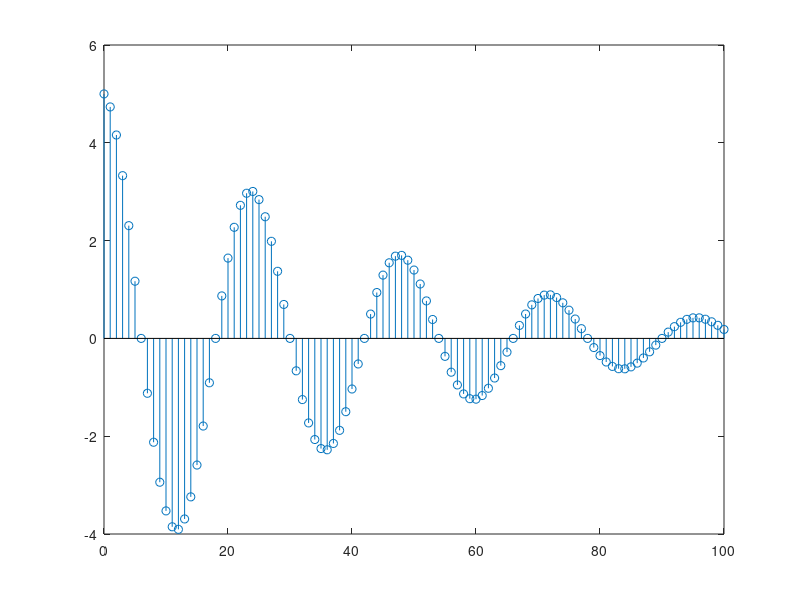
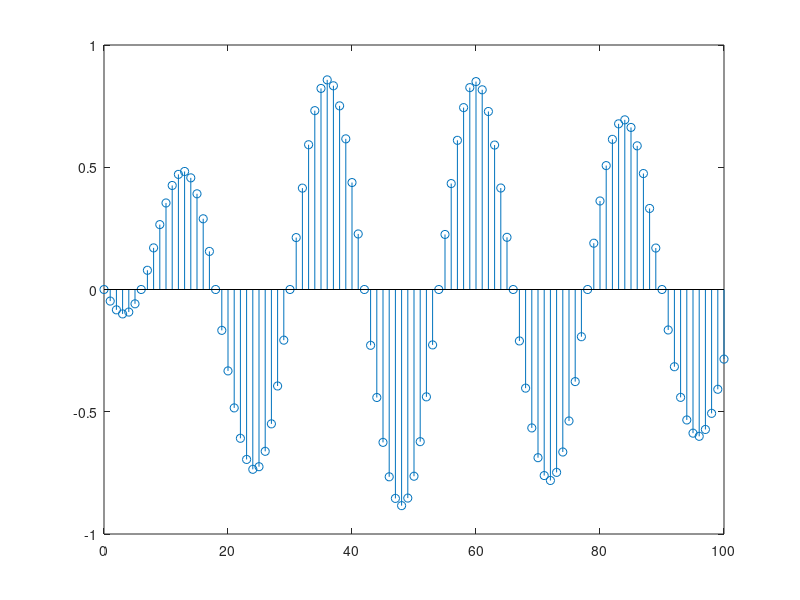

MATLAB code for these plots, in order:
%% question 3 
%the M is 0.02
%

n = 0 : 1 : 100;
A = 5*cos(pi * n / 12);


for M = 0 : +0.001 : 1
    a = -( M + (M/2)*1i);
    x = A.*exp(a.*n);
    square =  x.^2;
    energy = sum(square);
    iterate = M;
    absEnergy = (real(energy) ^2 + imag(energy) ^2)^0.5;
    if(absEnergy < 300)
        figure(1);
        stem(n,real(x));
        figure(2);
        stem(n,imag(x));
        break;
    end
end

